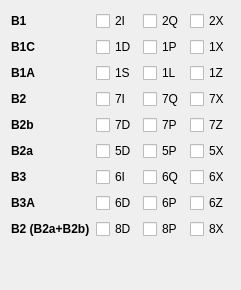
     <widget class="QWidget" name="tabBDS">
      <attribute name="title">
       <string>BDS</string>
      </attribute>
      <layout class="QGridLayout" name="gridLayout_4" columnstretch="0,1,1,1">
       <item row="5" column="1">
        <widget class="QCheckBox" name="C61">
         <property name="toolTip">
          <string>Data</string>
         </property>
         <property name="text">
          <string>7D</string>
         </property>
         <property name="checked">
          <bool>false</bool>
         </property>
        </widget>
       </item>
       <item row="2" column="2">
        <widget class="QCheckBox" name="C02">
         <property name="toolTip">
          <string>Pilot</string>
         </property>
         <property name="text">
          <string>1P</string>
         </property>
         <property name="checked">
          <bool>false</bool>
         </property>
        </widget>
       </item>
       <item row="9" column="2">
        <widget class="QCheckBox" name="C65">
         <property name="toolTip">
          <string>Pilot</string>
         </property>
         <property name="text">
          <string>8P</string>
         </property>
         <property name="checked">
          <bool>false</bool>
         </property>
        </widget>
       </item>
       <item row="1" column="1">
        <widget class="QCheckBox" name="C40">
         <property name="toolTip">
          <string>I (B1I signal)</string>
         </property>
         <property name="text">
          <string>2I</string>
         </property>
         <property name="checked">
          <bool>false</bool>
         </property>
        </widget>
       </item>
       <item row="6" column="0">
        <widget class="QLabel" name="BDS_B2a">
         <property name="font">
          <font>
           <bold>true</bold>
          </font>
         </property>
         <property name="text">
          <string>B2a</string>
         </property>
        </widget>
       </item>
       <item row="8" column="0">
        <widget class="QLabel" name="BDS_B3A">
         <property name="font">
          <font>
           <bold>true</bold>
          </font>
         </property>
         <property name="text">
          <string>B3A</string>
         </property>
        </widget>
       </item>
       <item row="8" column="1">
        <widget class="QCheckBox" name="C69">
         <property name="toolTip">
          <string>D</string>
         </property>
         <property name="text">
          <string>6D</string>
         </property>
         <property name="checked">
          <bool>false</bool>
         </property>
        </widget>
       </item>
       <item row="8" column="2">
        <widget class="QCheckBox" name="C70">
         <property name="toolTip">
          <string>P</string>
         </property>
         <property name="text">
          <string>6P</string>
         </property>
         <property name="checked">
          <bool>false</bool>
         </property>
        </widget>
       </item>
       <item row="8" column="3">
        <widget class="QCheckBox" name="C34">
         <property name="toolTip">
          <string>D+P</string>
         </property>
         <property name="text">
          <string>6Z</string>
         </property>
         <property name="checked">
          <bool>false</bool>
         </property>
        </widget>
       </item>
       <item row="9" column="0">
        <widget class="QLabel" name="BDS_B2ab">
         <property name="font">
          <font>
           <bold>true</bold>
          </font>
         </property>
         <property name="text">
          <string>B2 (B2a+B2b)</string>
         </property>
        </widget>
       </item>
       <item row="7" column="2">
        <widget class="QCheckBox" name="C43">
         <property name="toolTip">
          <string>Q</string>
         </property>
         <property name="text">
          <string>6Q</string>
         </property>
         <property name="checked">
          <bool>false</bool>
         </property>
        </widget>
       </item>
       <item row="2" column="0">
        <widget class="QLabel" name="BDS_B1C">
         <property name="font">
          <font>
           <bold>true</bold>
          </font>
         </property>
         <property name="text">
          <string>B1C</string>
         </property>
        </widget>
       </item>
       <item row="4" column="1">
        <widget class="QCheckBox" name="C27">
         <property name="toolTip">
          <string>I (B2I signal)</string>
         </property>
         <property name="text">
          <string>7I</string>
         </property>
         <property name="checked">
          <bool>false</bool>
         </property>
        </widget>
       </item>
       <item row="5" column="2">
        <widget class="QCheckBox" name="C62">
         <property name="toolTip">
          <string>Pilot</string>
         </property>
         <property name="text">
          <string>7P</string>
         </property>
         <property name="checked">
          <bool>false</bool>
         </property>
        </widget>
       </item>
       <item row="6" column="3">
        <widget class="QCheckBox" name="C26">
         <property name="toolTip">
          <string>Data+Pilot</string>
         </property>
         <property name="text">
          <string>5X</string>
         </property>
         <property name="checked">
          <bool>false</bool>
         </property>
        </widget>
       </item>
       <item row="7" column="3">
        <widget class="QCheckBox" name="C33">
         <property name="toolTip">
          <string>I+Q</string>
         </property>
         <property name="text">
          <string>6X</string>
         </property>
         <property name="checked">
          <bool>false</bool>
         </property>
        </widget>
       </item>
       <item row="3" column="0">
        <widget class="QLabel" name="BDS_B1A">
         <property name="font">
          <font>
           <bold>true</bold>
          </font>
         </property>
         <property name="text">
          <string>B1A</string>
         </property>
        </widget>
       </item>
       <item row="4" column="0">
        <widget class="QLabel" name="BDS_B2">
         <property name="font">
          <font>
           <bold>true</bold>
          </font>
         </property>
         <property name="text">
          <string>B2</string>
         </property>
        </widget>
       </item>
       <item row="4" column="2">
        <widget class="QCheckBox" name="C28">
         <property name="toolTip">
          <string>Q</string>
         </property>
         <property name="text">
          <string>7Q</string>
         </property>
         <property name="checked">
          <bool>false</bool>
         </property>
        </widget>
       </item>
       <item row="10" column="0">
        <spacer name="verticalSpacer_5">
         <property name="orientation">
          <enum>Qt::Vertical</enum>
         </property>
         <property name="sizeHint" stdset="0">
          <size>
           <width>20</width>
           <height>40</height>
          </size>
         </property>
        </spacer>
       </item>
       <item row="3" column="3">
        <widget class="QCheckBox" name="C13">
         <property name="toolTip">
          <string>Data+Pilot</string>
         </property>
         <property name="text">
          <string>1Z</string>
         </property>
        </widget>
       </item>
       <item row="2" column="3">
        <widget class="QCheckBox" name="C12">
         <property name="toolTip">
          <string>Data+Pilot</string>
         </property>
         <property name="text">
          <string>1X</string>
         </property>
         <property name="checked">
          <bool>false</bool>
         </property>
        </widget>
       </item>
       <item row="1" column="3">
        <widget class="QCheckBox" name="C18">
         <property name="toolTip">
          <string>I+Q</string>
         </property>
         <property name="text">
          <string>2X</string>
         </property>
         <property name="checked">
          <bool>false</bool>
         </property>
        </widget>
       </item>
       <item row="1" column="0">
        <widget class="QLabel" name="BDS_B1">
         <property name="font">
          <font>
           <bold>true</bold>
          </font>
         </property>
         <property name="text">
          <string>B1</string>
         </property>
        </widget>
       </item>
       <item row="2" column="1">
        <widget class="QCheckBox" name="C56">
         <property name="toolTip">
          <string>Data</string>
         </property>
         <property name="text">
          <string>1D</string>
         </property>
         <property name="checked">
          <bool>false</bool>
         </property>
        </widget>
       </item>
       <item row="7" column="0">
        <widget class="QLabel" name="BDS_B3">
         <property name="font">
          <font>
           <bold>true</bold>
          </font>
         </property>
         <property name="text">
          <string>B3</string>
         </property>
        </widget>
       </item>
       <item row="5" column="0">
        <widget class="QLabel" name="BDS_B2b">
         <property name="font">
          <font>
           <bold>true</bold>
          </font>
         </property>
         <property name="text">
          <string>B2b</string>
         </property>
        </widget>
       </item>
       <item row="7" column="1">
        <widget class="QCheckBox" name="C42">
         <property name="toolTip">
          <string>I</string>
         </property>
         <property name="text">
          <string>6I</string>
         </property>
         <property name="checked">
          <bool>false</bool>
         </property>
        </widget>
       </item>
       <item row="1" column="2">
        <widget class="QCheckBox" name="C41">
         <property name="toolTip">
          <string>Q</string>
         </property>
         <property name="text">
          <string>2Q</string>
         </property>
         <property name="checked">
          <bool>false</bool>
         </property>
        </widget>
       </item>
       <item row="3" column="2">
        <widget class="QCheckBox" name="C08">
         <property name="toolTip">
          <string>Pilot</string>
         </property>
         <property name="text">
          <string>1L</string>
         </property>
        </widget>
       </item>
       <item row="5" column="3">
        <widget class="QCheckBox" name="C63">
         <property name="toolTip">
          <string>Data+Pilot</string>
         </property>
         <property name="text">
          <string>7Z</string>
         </property>
         <property name="checked">
          <bool>false</bool>
         </property>
        </widget>
       </item>
       <item row="9" column="3">
        <widget class="QCheckBox" name="C39">
         <property name="toolTip">
          <string>Data+Pilot</string>
         </property>
         <property name="text">
          <string>8X</string>
         </property>
         <property name="checked">
          <bool>false</bool>
         </property>
        </widget>
       </item>
       <item row="6" column="2">
        <widget class="QCheckBox" name="C58">
         <property name="toolTip">
          <string>Pilot</string>
         </property>
         <property name="text">
          <string>5P</string>
         </property>
         <property name="checked">
          <bool>false</bool>
         </property>
        </widget>
       </item>
       <item row="6" column="1">
        <widget class="QCheckBox" name="C57">
         <property name="toolTip">
          <string>Data</string>
         </property>
         <property name="text">
          <string>5D</string>
         </property>
         <property name="checked">
          <bool>false</bool>
         </property>
        </widget>
       </item>
       <item row="9" column="1">
        <widget class="QCheckBox" name="C64">
         <property name="toolTip">
          <string>Data</string>
         </property>
         <property name="text">
          <string>8D</string>
         </property>
         <property name="checked">
          <bool>false</bool>
         </property>
        </widget>
       </item>
       <item row="3" column="1">
        <widget class="QCheckBox" name="C07">
         <property name="toolTip">
          <string>Data</string>
         </property>
         <property name="text">
          <string>1S</string>
         </property>
        </widget>
       </item>
       <item row="4" column="3">
        <widget class="QCheckBox" name="C29">
         <property name="toolTip">
          <string>I+Q</string>
         </property>
         <property name="text">
          <string>7X</string>
         </property>
         <property name="checked">
          <bool>false</bool>
         </property>
        </widget>
       </item>
      </layout>
     </widget>
